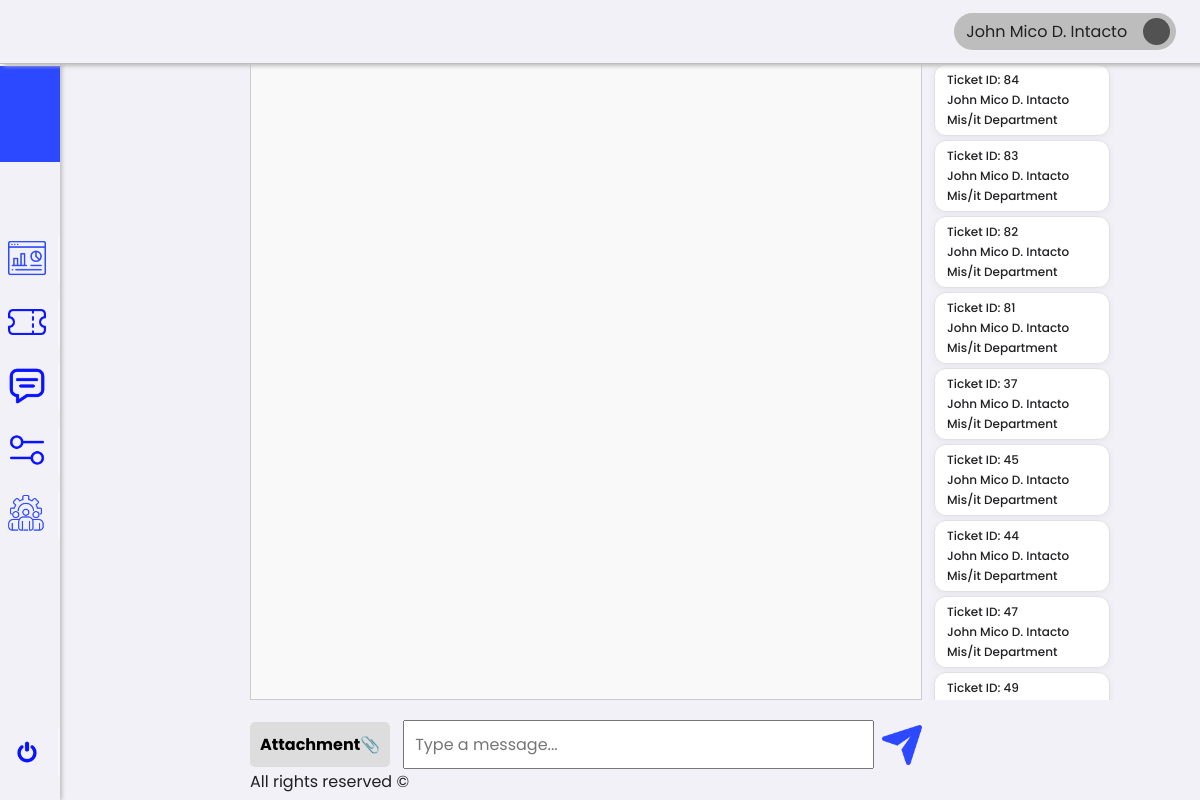
The page /1/hrAdmin/message.php (signed in) on the database as committed earlier.
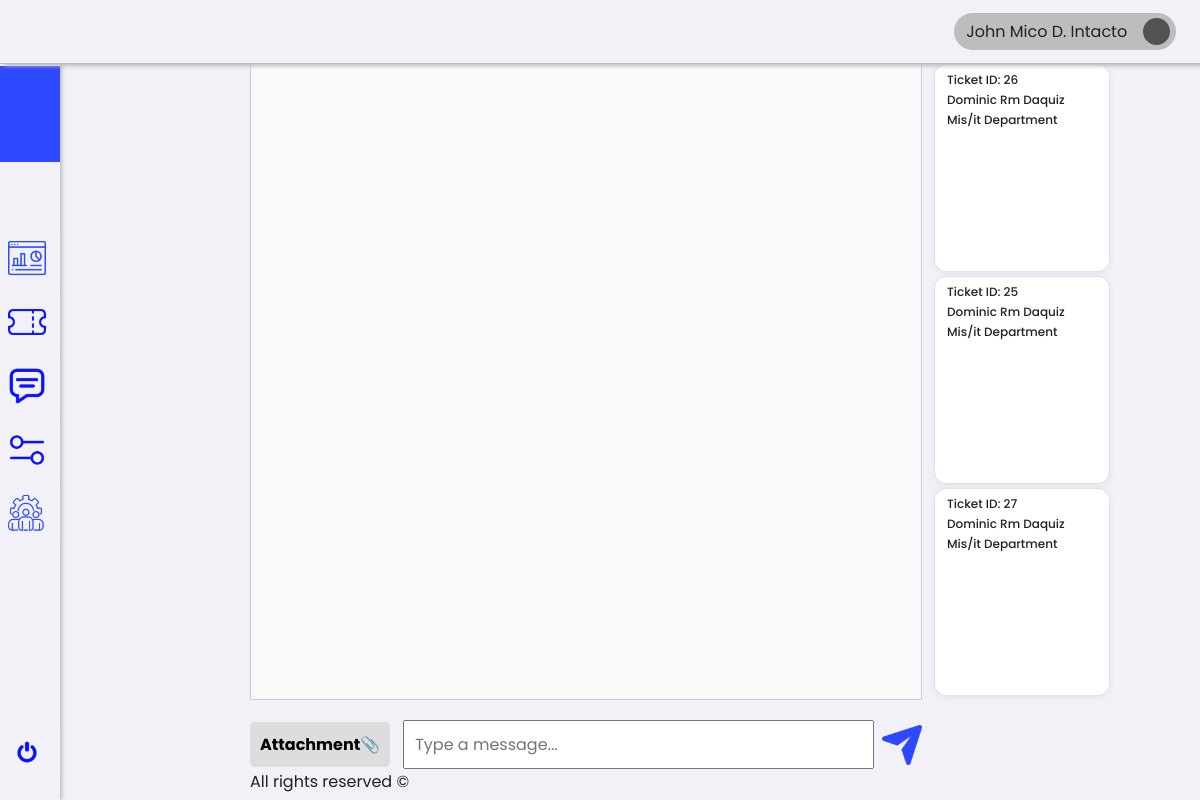
The same page on the database as committed later.
### tables this page shows
CREATE TABLE `tickets` (
  `id` int(11) NOT NULL,
  `employee_id` int(11) NOT NULL,
  `subject` varchar(255) NOT NULL,
  `description` text NOT NULL,
  `status` enum('Open','In Progress','Resolved','Closed') DEFAULT 'Open',
  `priority` enum('Low','Medium','High') DEFAULT 'Low',
  `category_id` int(11) NOT NULL,
  `assigned_to` int(11) DEFAULT NULL,
  `created_at` timestamp NOT NULL DEFAULT current_timestamp(),
  `start_at` timestamp NULL DEFAULT NULL,
  `updated_at` timestamp NULL DEFAULT NULL,
  `leave_type_id` int(11) DEFAULT NULL,
  `leave_request_id` int(11) DEFAULT NULL
);

CREATE TABLE `users` (
  `id` int(11) NOT NULL,
  `name` varchar(255) NOT NULL,
  `email` varchar(255) NOT NULL,
  `password` varchar(255) NOT NULL,
  `role` enum('Employee','HR','HR HEAD','Admin') NOT NULL,
  `department` varchar(255) DEFAULT NULL,
  `status` enum('Active','Inactive') NOT NULL,
  `created_at` timestamp NOT NULL DEFAULT current_timestamp()
);

### 1/hrAdmin/message.php (the view, shortened to what this page needs)
<!DOCTYPE html>
<html lang="en">
<head>
    <link rel="stylesheet" href="../../assets/css/framework.css">
    <link rel="stylesheet" href="../../assets/css/message.css">
</head>
<body>
    <div class="container">
        <div class="sideNav">
            <div class="sideNavLogo img-cover"></div>
            <div class="navBtn">
                <div class="navBtnIcon img-contain" style="background-image: url(../../assets/images/icons/dashboard.png);"></div>
            </div>
            <div class="navBtn">
                <div class="navBtnIcon img-contain" style="background-image: url(../../assets/images/icons/ticket.png);"></div>
            </div>
            <div class="navBtn">
                <div class="navBtnIcon img-contain" style="background-image: url(../../assets/images/icons/chat.png);"></div>
            </div>
            <div class="navBtn">
                <div class="navBtnIcon img-contain" style="background-image: url(../../assets/images/icons/settings.png);"></div>
            </div>
            <div class="navBtn">
                <div class="navBtnIcon img-contain" style="background-image: url(../../assets/images/icons/management.png);"></div>
            </div>
            <div class="navBtn">
                <div class="navBtnIcon img-contain" style="background-image: url(../../assets/images/icons/switch.png);"></div>
            </div>
        </div>
        <div class="content">
            <div class="topNav">
                <div class="account">
                    <div class="accountName">John Doe</div>
                    <div class="accountIcon img-contain"></div>
                </div>
            </div>
            <div class="main-convo">
                <div class="container-convo">
                    <div class="chatbox-container">
                        <div class="chat-container" id="chatbox">
                        </div>
                        <div class="input-area">
                            <div class="attach" id="attach">Attachment📎</div>
                            <input type="text" id="message" placeholder="Type a message...">
                            <button id="sendmesageBtn" aria-label="Send Message" style="width: 40px; height: 40px; border: none; background-color: transparent; padding: 0;">
                                <img src="../../assets/images/icons/send.png" style="width: 100%; height: 100%; object-fit: contain;">
                            </button>
                        </div>
                    </div>
                    <div class="cards-container">
                        <?php
                        require_once '../../0/includes/db.php';
                        try {
                            $stmt = $pdo->prepare("
            SELECT
                t.id,
                t.subject,
                u2.department, -- Fetch the department from the user who created the ticket
                t.description,
                t.priority,
                t.status,
                t.created_at,
                COALESCE(u1.name, 'Unassigned') AS assigned_name, -- Assigned to
                u2.name AS employee_name -- Employee who created the ticket
            FROM tickets t
            LEFT JOIN users u1 ON t.assigned_to = u1.id -- Join to get the assigned user's name
            LEFT JOIN users u2 ON t.employee_id = u2.id -- Join to get the employee's name and department
            ORDER BY t.updated_at DESC; -- Sort by newest update
        ");
                            $stmt->execute();
                            $tickets = $stmt->fetchAll(PDO::FETCH_ASSOC);
                            if ($tickets) {
                                foreach ($tickets as $index => $ticket) {
                                    echo '<div class="card card-' . (($index % 4) + 1) . '"
                      data-ticket-id="' . htmlspecialchars($ticket['id']) . '">';
                                    echo '<h1>Ticket ID: ' . htmlspecialchars($ticket['id']) . '</h1>';
                                    echo '<h1>' . ucwords(strtolower(htmlspecialchars($ticket['employee_name'] ?? 'N/A'))) . '</h1>';
                                    echo '<h1>' . ucwords(strtolower(htmlspecialchars($ticket['department'] ?? 'N/A'))) . '</h1>';
                                    echo '</div>';
                                }
                            } else {
                                echo '<p>No tickets found.</p>';
                            }
                        } catch (PDOException $e) {
                            echo 'Error fetching tickets: ' . $e->getMessage();
                        }
                        ?>
                    </div>
                    <br><br>
                    <div class="footer" style="text-align: center;">
                        <p>All rights reserved ©</p>
                    </div>
                </div>
            </div>
        </div>
</body>
</html>

Rows that differ between the two databases and show on the page:
removed tickets: id "84", employee.name "John Mico D. Intacto", employee.department "Mis/it Department"
removed tickets: id "83", employee.name "John Mico D. Intacto", employee.department "Mis/it Department"
removed tickets: id "82", employee.name "John Mico D. Intacto", employee.department "Mis/it Department"
removed tickets: id "81", employee.name "John Mico D. Intacto", employee.department "Mis/it Department"
removed tickets: id "37", employee.name "John Mico D. Intacto", employee.department "Mis/it Department"
removed tickets: id "45", employee.name "John Mico D. Intacto", employee.department "Mis/it Department"
removed tickets: id "44", employee.name "John Mico D. Intacto", employee.department "Mis/it Department"
removed tickets: id "47", employee.name "John Mico D. Intacto", employee.department "Mis/it Department"
removed tickets: id "49"
now on this page (row edited): tickets: id "26", employee.name "Dominic Rm Daquiz", employee.department "Mis/it Department"
now on this page (row edited): tickets: id "25", employee.name "Dominic Rm Daquiz", employee.department "Mis/it Department"
now on this page (row edited): tickets: id "27", employee.name "Dominic Rm Daquiz", employee.department "Mis/it Department"
